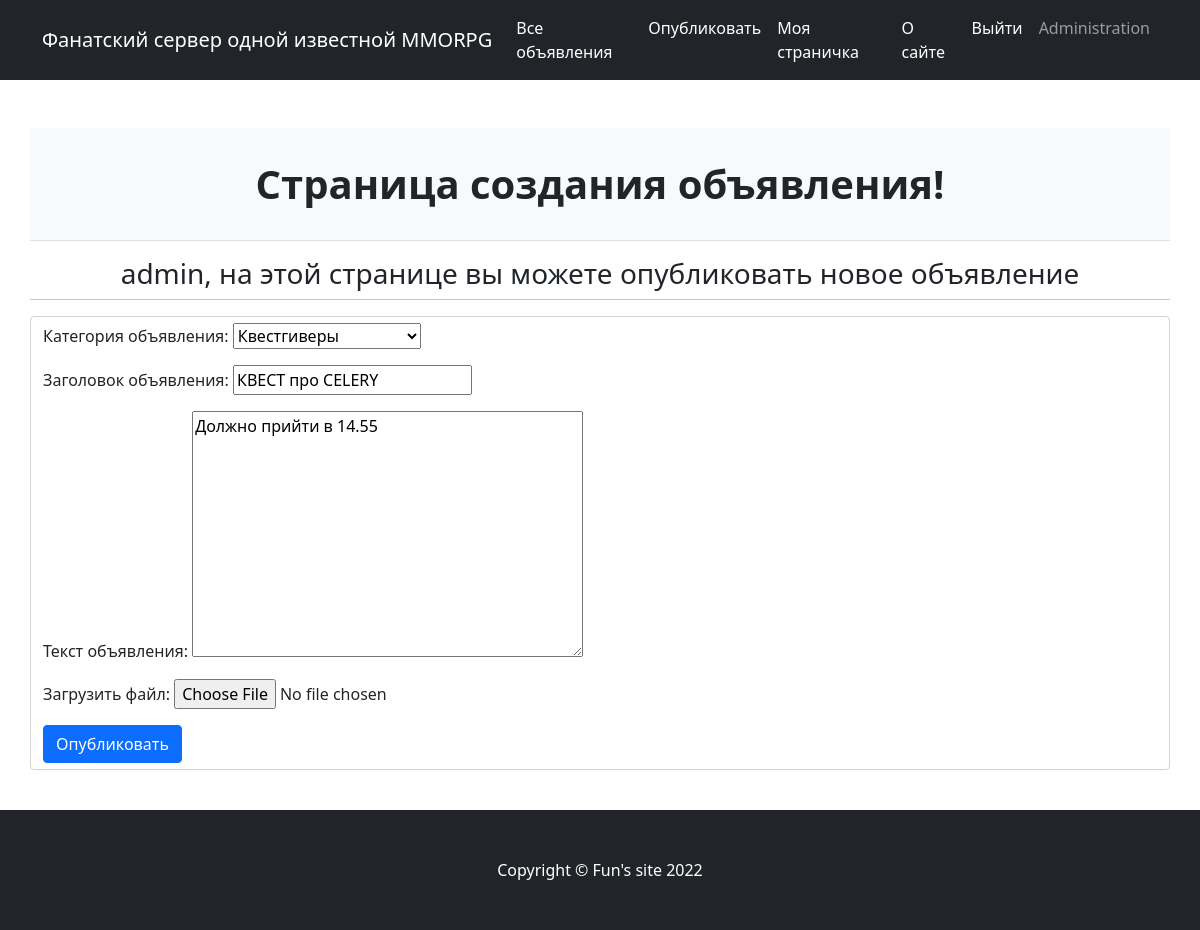
The page /board/15/edit/ (signed in) on the database its author committed.
### board/models.py (models this page shows, shortened)
class Ad(models.Model):
    TYPE = (
        ('Tanks', 'Танки'),
        ('Hils', 'Хилы'),
        ('DD', 'ДД'),
        ('Traders', 'Торговцы'),
        ('Guildmaster', 'Гилдмастеры'),
        ('Questgivers', 'Квестгиверы'),
        ('Blacksmiths', 'Кузнецы'),
        ('Leatherworkers', 'Кожевники'),
        ('Potions', 'Зельевары'),
        ('Spell masters', 'Мастера заклинаний'),
    )
    author = models.ForeignKey(User, on_delete=models.CASCADE, verbose_name='Автор объявления')
    title = models.CharField(max_length=64, verbose_name='Заголовок объявления')
    text = models.TextField(verbose_name='Текст объявления')
    category = models.CharField(max_length=16, choices=TYPE, default='Tanks', verbose_name='Категория объявления')
    dt_create = models.DateTimeField(auto_now_add=True)
    isnew = models.BooleanField(default=True)
    uploads = models.FileField(upload_to='uploads/', blank=True, verbose_name='Загрузить файл')

### board/views.py (the view)
# urls.py: path('<int:pk>/edit/', AdEdit.as_view(), name='ad_edit'),
class AdEdit(PermissionRequiredMixin, UpdateView):
    permission_required = ('board.change_ad')
    form_class = AdForm
    model = Ad
    template_name = 'ad_edit.html'
    context_object_name = 'adnew'

### board/forms.py
class AdForm(forms.ModelForm):
    class Meta:
        model = Ad
        fields = [
            'category',
            'title',
            'text',
            'uploads',
        ]

### board/context_processors.py (called while the page is built)
def navigate_context(request):
    category_type = Ad.TYPE
    current_user = request.user
    isaut = True if current_user.is_authenticated else False
    test = 'Оставь здесь свой отклик'
    responses = Response.objects.all()
    context = {
        'responses': responses,
        'vartest': test,
        'category_type': category_type,
        'current_user': current_user,
        'isaut': isaut,
    }
    return context

### templates/ad_edit.html (shortened to what this page needs)
{% extends 'flatpages/default.html' %}
{% block content %}
<header class="py-3 bg-light border-bottom mb-3">
    <div class="container">
        <div class="text-center my-3">
            <h1 class="fw-bolder">Страница создания объявления!</h1>
        </div>
    </div>
</header>
<h3 align="center"> {{user.username}}, на этой странице вы можете опубликовать новое объявление </h3>
<hr>
<form class="form-control" align="left" action="" method="post">
    {{ form.as_p }}
    <input class="btn btn-primary" align="left" type="submit" value="Опубликовать"/>
</form>
{% endblock content %}

### rows shown on the page
Ad: category "Квестгиверы", title "КВЕСТ про CELERY", text "Должно прийти в 14.55"

### other values the page prints
{{ user.username }} "admin"
